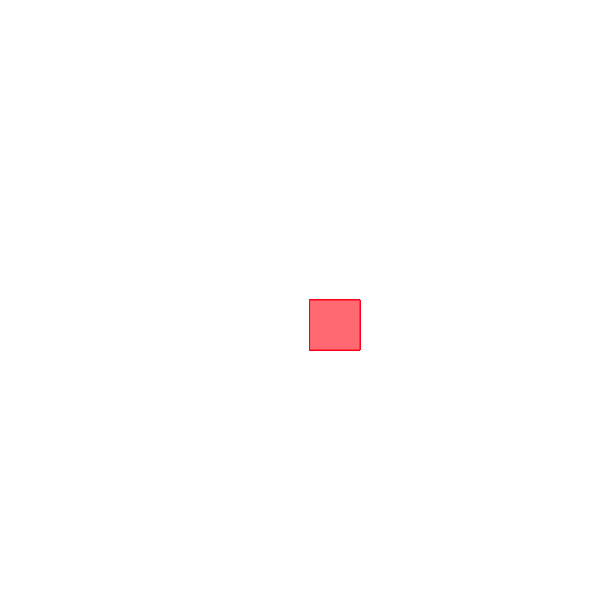
Frame 1 (no input)
Frame 60 (no input): identical to frame 1, image omitted
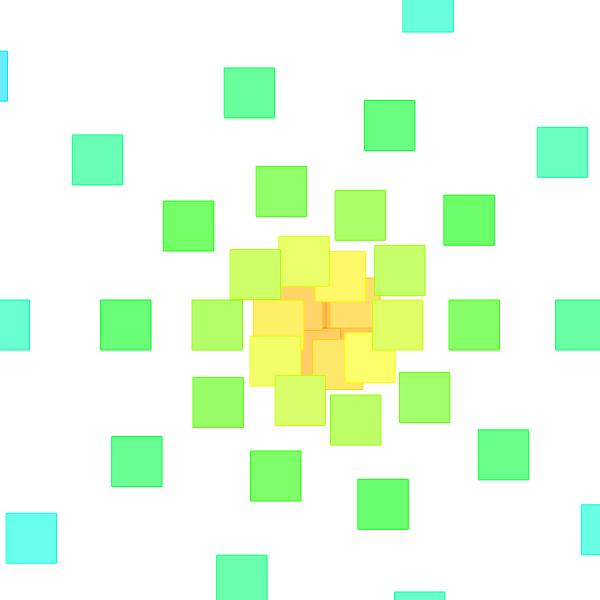
Frame 120 (the mouse pressed at the canvas centre since frame 60)

The p5.js sketch that drew these frames (run headless with seeded random() and noise() and a simulated clock; from frame 60 on, the mouse is pressed at the canvas centre):

// p5.js sketch
// ── sketch.js
var angle = 0;
var rectX = 0;
var rectY = 0;
var length = 50;
var rectSize = 50;
function setup() {
	createCanvas(600, 600);
	colorMode(HSB, 255)
}

function draw() {
	background(255);
	var numberOfRects = 100;
	var twoPI = Math.PI * 2;
	length = 10;
	for( 
		var index = 0;
		index < numberOfRects;
		index = index + 1
		){length = length + (index * mouseX * 0.001);

		var segAngle = index/numberOfRects;
		var angle = segAngle * (twoPI * mouseY * 0.1);
		fill (segAngle * 255, 150, 255);
		stroke (segAngle * 255, 255, 255);

		rectX = Math.cos(angle) * length + width/2;
		rectY = Math.sin(angle) * length + height/2;

		rect(rectX, rectY, rectSize, rectSize);
	}
}
